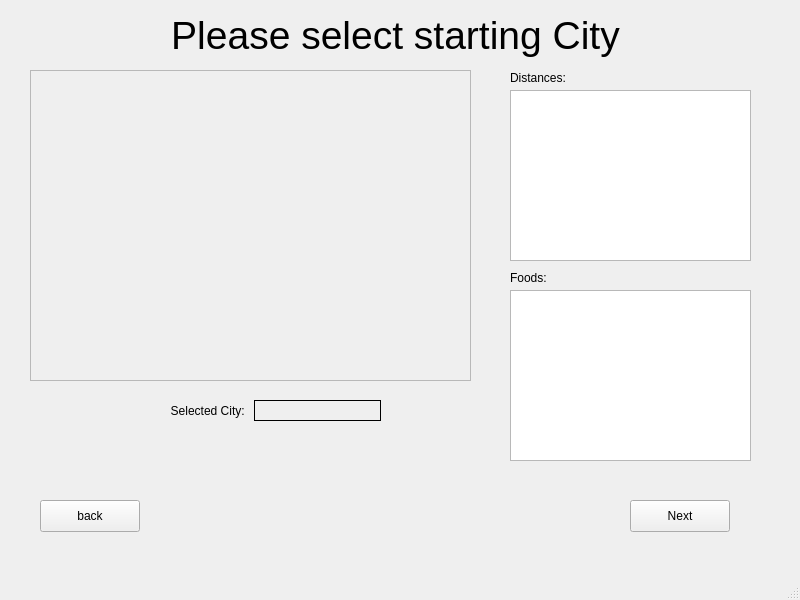
<?xml version="1.0" encoding="UTF-8"?>
<ui version="4.0">
 <class>guestWcustom1</class>
 <widget class="QMainWindow" name="guestWcustom1">
  <property name="geometry">
   <rect>
    <x>0</x>
    <y>0</y>
    <width>800</width>
    <height>600</height>
   </rect>
  </property>
  <property name="sizePolicy">
   <sizepolicy hsizetype="Expanding" vsizetype="Expanding">
    <horstretch>0</horstretch>
    <verstretch>0</verstretch>
   </sizepolicy>
  </property>
  <property name="windowTitle">
   <string/>
  </property>
  <widget class="QWidget" name="centralwidget">
   <widget class="QWidget" name="verticalLayoutWidget">
    <property name="geometry">
     <rect>
      <x>30</x>
      <y>70</y>
      <width>441</width>
      <height>311</height>
     </rect>
    </property>
    <layout class="QVBoxLayout" name="verticalLayout">
     <item>
      <widget class="QScrollArea" name="scrollArea">
       <property name="widgetResizable">
        <bool>true</bool>
       </property>
       <widget class="QWidget" name="scrollAreaWidgetContents">
        <property name="geometry">
         <rect>
          <x>0</x>
          <y>0</y>
          <width>437</width>
          <height>307</height>
         </rect>
        </property>
       </widget>
      </widget>
     </item>
    </layout>
   </widget>
   <widget class="QPushButton" name="backButton">
    <property name="geometry">
     <rect>
      <x>40</x>
      <y>500</y>
      <width>100</width>
      <height>32</height>
     </rect>
    </property>
    <property name="text">
     <string>back</string>
    </property>
   </widget>
   <widget class="QLabel" name="label">
    <property name="geometry">
     <rect>
      <x>110</x>
      <y>10</y>
      <width>571</width>
      <height>51</height>
     </rect>
    </property>
    <property name="font">
     <font>
      <pointsize>29</pointsize>
     </font>
    </property>
    <property name="text">
     <string>Please select starting City</string>
    </property>
    <property name="alignment">
     <set>Qt::AlignmentFlag::AlignCenter</set>
    </property>
   </widget>
   <widget class="QPushButton" name="nextButton">
    <property name="geometry">
     <rect>
      <x>630</x>
      <y>500</y>
      <width>100</width>
      <height>32</height>
     </rect>
    </property>
    <property name="text">
     <string>Next</string>
    </property>
   </widget>
   <widget class="QListWidget" name="distancesWidget">
    <property name="geometry">
     <rect>
      <x>510</x>
      <y>90</y>
      <width>241</width>
      <height>171</height>
     </rect>
    </property>
   </widget>
   <widget class="QLabel" name="label_3">
    <property name="geometry">
     <rect>
      <x>510</x>
      <y>70</y>
      <width>61</width>
      <height>16</height>
     </rect>
    </property>
    <property name="text">
     <string>Distances:</string>
    </property>
   </widget>
   <widget class="QWidget" name="horizontalLayoutWidget">
    <property name="geometry">
     <rect>
      <x>120</x>
      <y>400</y>
      <width>261</width>
      <height>21</height>
     </rect>
    </property>
    <layout class="QHBoxLayout" name="horizontalLayout">
     <item>
      <widget class="QLabel" name="label_2">
       <property name="text">
        <string>Selected City: </string>
       </property>
       <property name="alignment">
        <set>Qt::AlignmentFlag::AlignRight|Qt::AlignmentFlag::AlignTrailing|Qt::AlignmentFlag::AlignVCenter</set>
       </property>
      </widget>
     </item>
     <item>
      <widget class="QLabel" name="startingCityLabel">
       <property name="font">
        <font>
         <pointsize>12</pointsize>
        </font>
       </property>
       <property name="frameShape">
        <enum>QFrame::Shape::Box</enum>
       </property>
       <property name="text">
        <string/>
       </property>
       <property name="alignment">
        <set>Qt::AlignmentFlag::AlignCenter</set>
       </property>
      </widget>
     </item>
    </layout>
   </widget>
   <widget class="QLabel" name="label_4">
    <property name="geometry">
     <rect>
      <x>510</x>
      <y>270</y>
      <width>61</width>
      <height>16</height>
     </rect>
    </property>
    <property name="text">
     <string>Foods:</string>
    </property>
   </widget>
   <widget class="QListWidget" name="foodsWidget">
    <property name="geometry">
     <rect>
      <x>510</x>
      <y>290</y>
      <width>241</width>
      <height>171</height>
     </rect>
    </property>
   </widget>
  </widget>
  <widget class="QMenuBar" name="menubar">
   <property name="geometry">
    <rect>
     <x>0</x>
     <y>0</y>
     <width>800</width>
     <height>24</height>
    </rect>
   </property>
  </widget>
  <widget class="QStatusBar" name="statusbar"/>
 </widget>
 <resources/>
 <connections/>
</ui>
